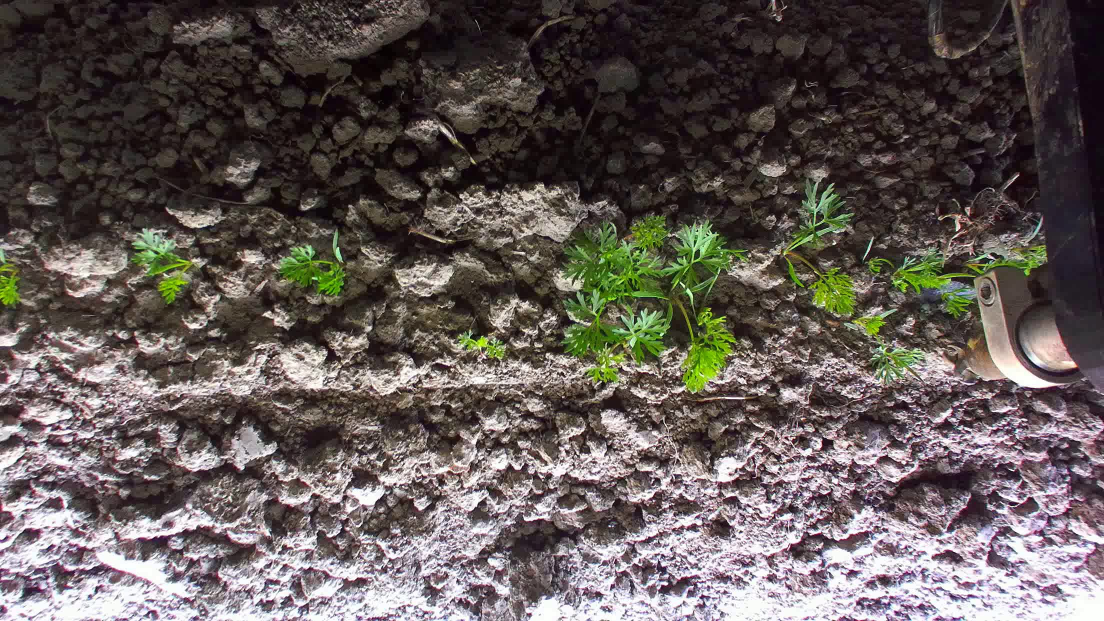
#> input picture Frames/frame1.jpg, 2208 x 1242 px (shown at 1/2 size)
$ python imageStitcher.py
#> lines starting #> are read from the running program, lines starting #| are printed output that depends on the picture
#> further down, image1 is the input picture: shape (1242, 2208, 3); mean B, G, R 85.9, 88.8, 97.6
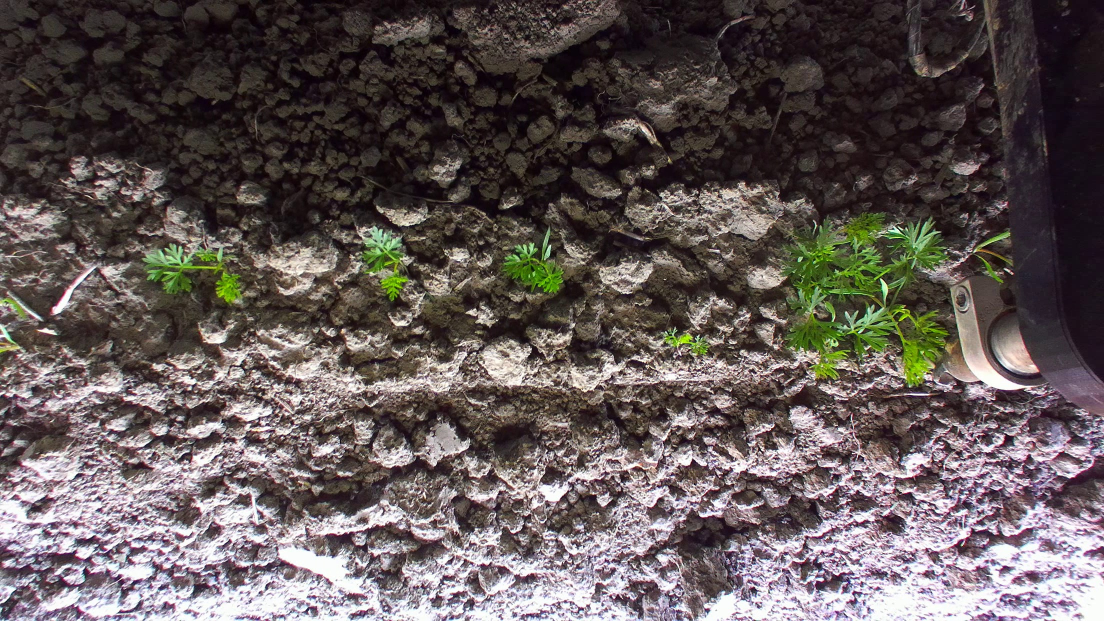
#> input picture Frames/frame2.jpg, 2208 x 1242 px (shown at 1/2 size)
#> further down, image2 is the input picture: shape (1242, 2208, 3); mean B, G, R 86.6, 87.6, 97.5
import cv2
import numpy as np


def stitch_images_dynamic(image1, image2):
    # Convert images to grayscale for feature matching
    gray1 = cv2.cvtColor(image1, cv2.COLOR_BGR2GRAY)
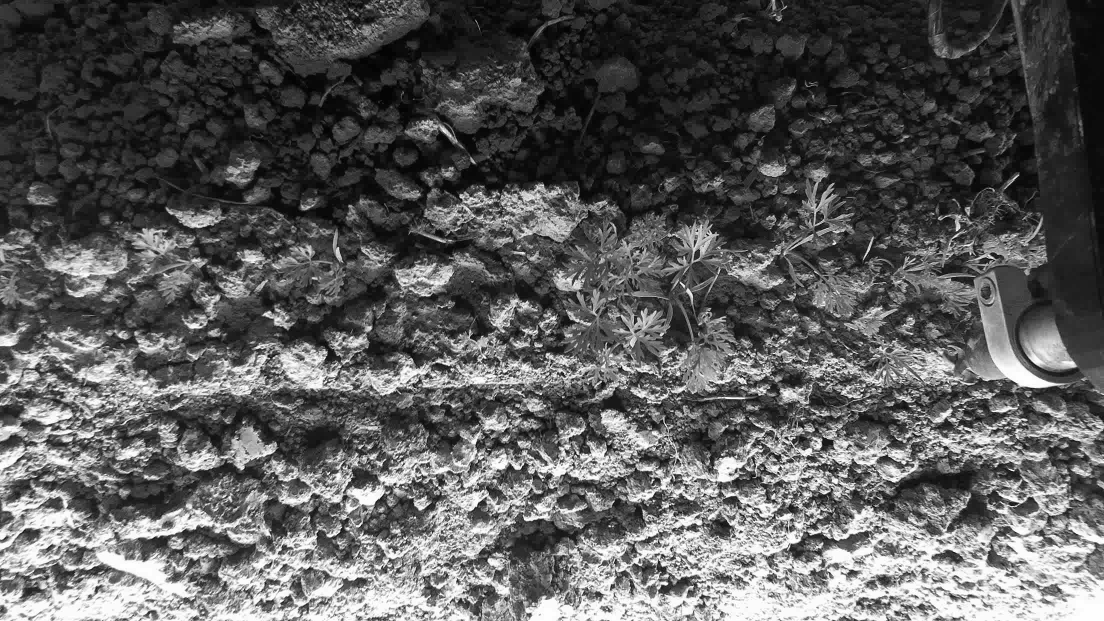
#> gray1: shape (1242, 2208) (shown at 1/2 size); min 0, max 255, mean 91.2
    gray2 = cv2.cvtColor(image2, cv2.COLOR_BGR2GRAY)
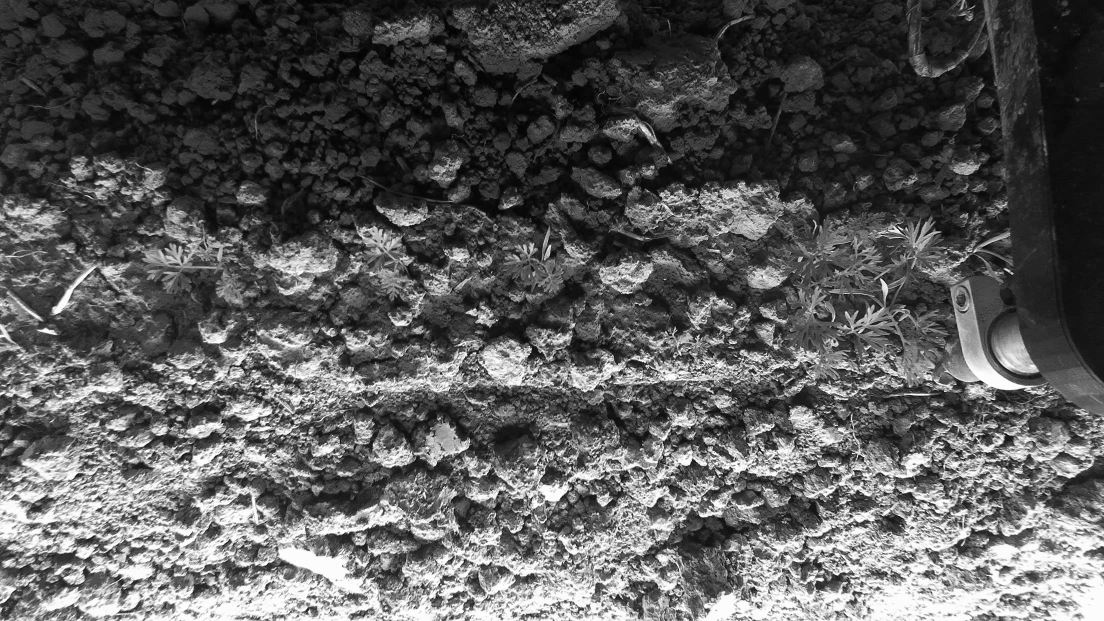
#> gray2: shape (1242, 2208) (shown at 1/2 size); min 0, max 255, mean 90.5

    # Detect ORB keypoints and descriptors
    orb = cv2.ORB_create(5000)
    keypoints1, descriptors1 = orb.detectAndCompute(gray1, None)
#> keypoints1 = 5000 keypoints; strongest (x, y, size): (1354, 919, 31), (1151, 911, 31), (873, 971, 31), (1086, 959, 31)
    keypoints2, descriptors2 = orb.detectAndCompute(gray2, None)
#> keypoints2 = 5000 keypoints; strongest (x, y, size): (1394, 673, 31), (1520, 903, 31), (1238, 1058, 31), (1705, 906, 31)

    # Match descriptors using BFMatcher with Hamming distance
    bf = cv2.BFMatcher(cv2.NORM_HAMMING, crossCheck=True)
    matches = bf.match(descriptors1, descriptors2)
#> matches = 1779 matches

    # Sort matches by distance
    matches = sorted(matches, key=lambda x: x.distance)

    # Extract good match points
    src_pts = np.float32([keypoints1[m.queryIdx].pt for m in matches]).reshape(-1, 1, 2)
#> src_pts = 1779 rows, first 8: [1095.6, 708.5], [487, 845], [1325, 1004], [877, 986.4], [1047.2, 789.7], [99.53, 854.3], [1560.4, 936.6], [1036.8, 885.4]
    dst_pts = np.float32([keypoints2[m.trainIdx].pt for m in matches]).reshape(-1, 1, 2)
#> dst_pts = 1779 rows, first 8: [1484.4, 701.6], [877, 839], [1679, 996], [1239.8, 979.2], [1423.9, 782.8], [499.7, 848.1], [1919.8, 929.7], [1410, 877.1]

    # Compute homography matrix
    H, _ = cv2.findHomography(dst_pts, src_pts, cv2.RANSAC, 5.0)
#> H = [[1.01, 0.0898, -482.7], [-0.00303, 0.996, 7.9], [-4.06e-06, -2.57e-06, 1]]

    # Determine size of new canvas to accommodate both images
    h1, w1 = image1.shape[:2]
#> h1 = 1242; w1 = 2208
    h2, w2 = image2.shape[:2]
#> h2 = 1242; w2 = 2208

    # Calculate corners of the warped second image
    corners_img2 = np.array([[0, 0], [0, h2], [w2, h2], [w2, 0]], dtype=np.float32).reshape(-1, 1, 2)
    transformed_corners_img2 = cv2.perspectiveTransform(corners_img2, H)
#> transformed_corners_img2 = [[-482.7, 7.9], [-372.4, 1248.7], [1892.7, 1253.3], [1774.1, 1.23]]

    # Determine the bounds of the stitched image
    all_corners = np.vstack(([[0, 0], [0, h1], [w1, h1], [w1, 0]], transformed_corners_img2.reshape(-1, 2)))
#> all_corners = [[0, 0], [0, 1242], [2208, 1242], [2208, 0], [-482.7, 7.9], [-372.4, 1248.7], [1892.7, 1253.3], [1774.1, 1.23]]
    [x_min, y_min] = np.int32(all_corners.min(axis=0).ravel() - 0.5)
#> x_min = -483; y_min = 0
    [x_max, y_max] = np.int32(all_corners.max(axis=0).ravel() + 0.5)
#> x_max = 2208; y_max = 1253

    # Translation matrix to shift the images to positive coordinates
    translation_dist = [-x_min, -y_min]
#> translation_dist = [483, 0]
    translation_matrix = np.array([[1, 0, translation_dist[0]], [0, 1, translation_dist[1]], [0, 0, 1]])
#> translation_matrix = [[1, 0, 483], [0, 1, 0], [0, 0, 1]]

    # Warp the second image to fit onto the canvas
    result_canvas = cv2.warpPerspective(image2, translation_matrix @ H, (x_max - x_min, y_max - y_min))
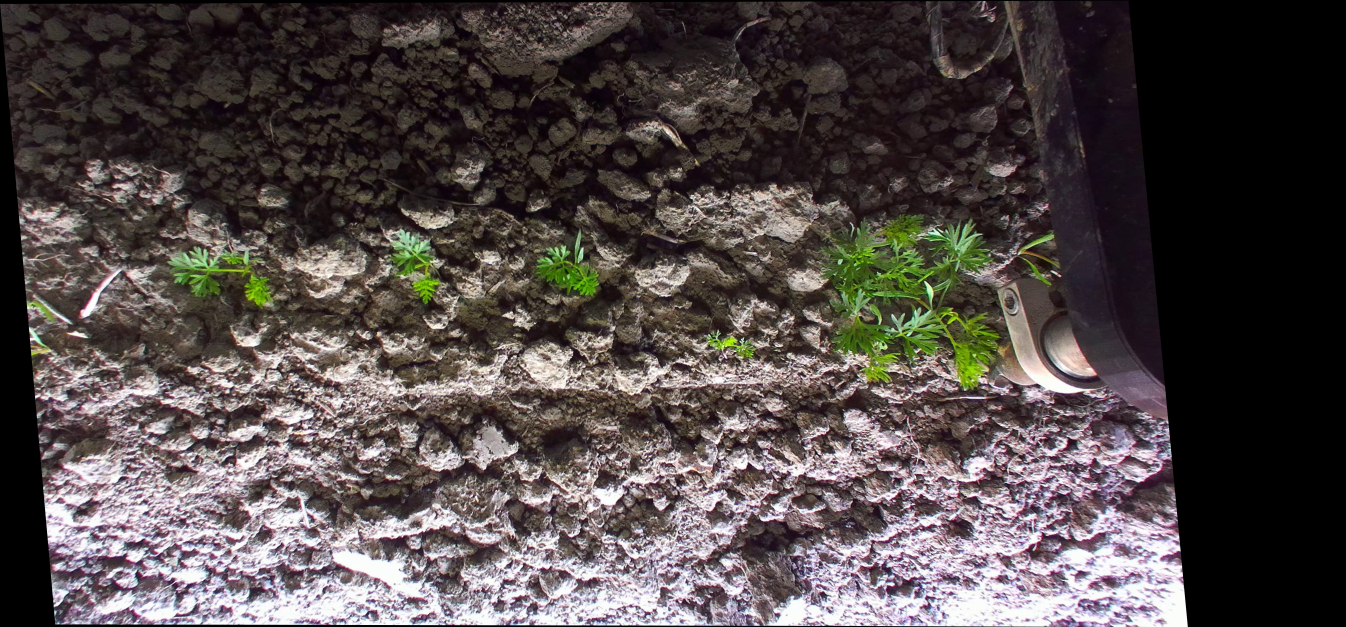
#> result_canvas: shape (1253, 2691, 3) (shown at 1/2 size); mean B, G, R 72.5, 73.3, 81.6

    # Place the first image on the canvas
    result_canvas[translation_dist[1]:h1 + translation_dist[1], translation_dist[0]:w1 + translation_dist[0]] = image1
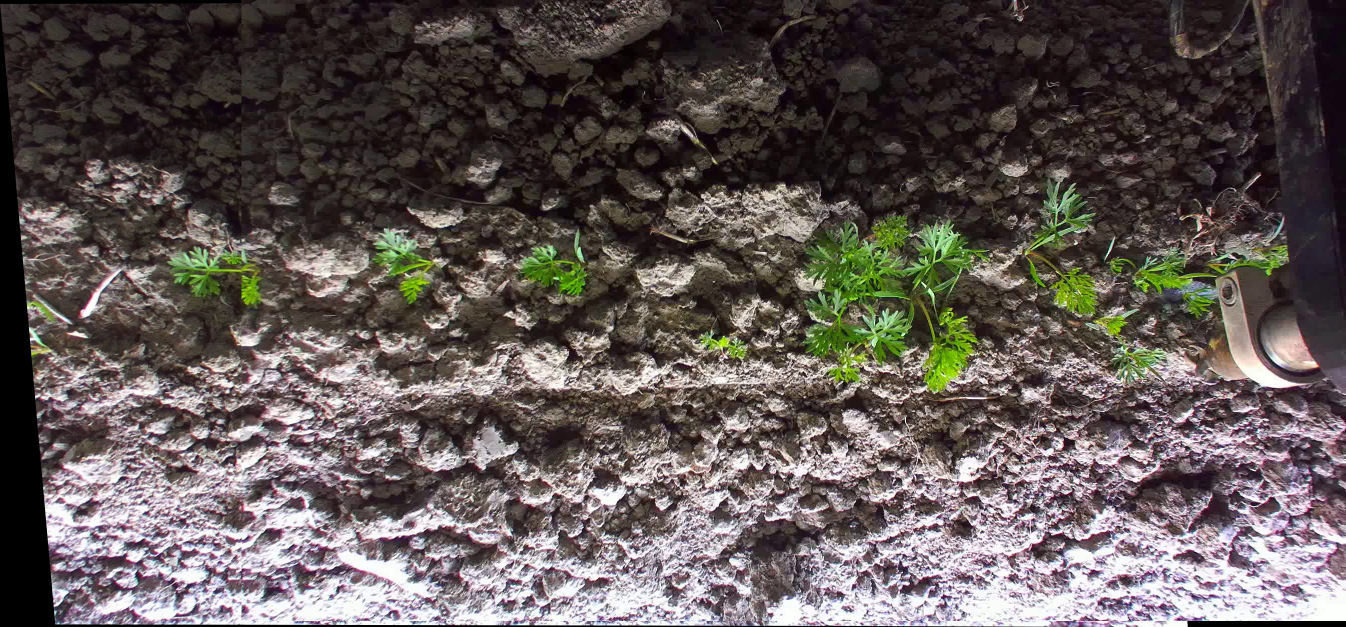
#> result_canvas: shape (1253, 2691, 3) (shown at 1/2 size); mean B, G, R 85.2, 87.4, 96.2

    return result_canvas


# Load your images here
image1 = cv2.imread('./Frames/frame1.jpg')
image2 = cv2.imread('./Frames/frame2.jpg')

# Call the dynamic stitching function
stitched_image = stitch_images_dynamic(image1, image2)

# Show or save the stitched image
cv2.imshow("Stitched Image", stitched_image)
cv2.waitKey(0)
cv2.destroyAllWindows()
